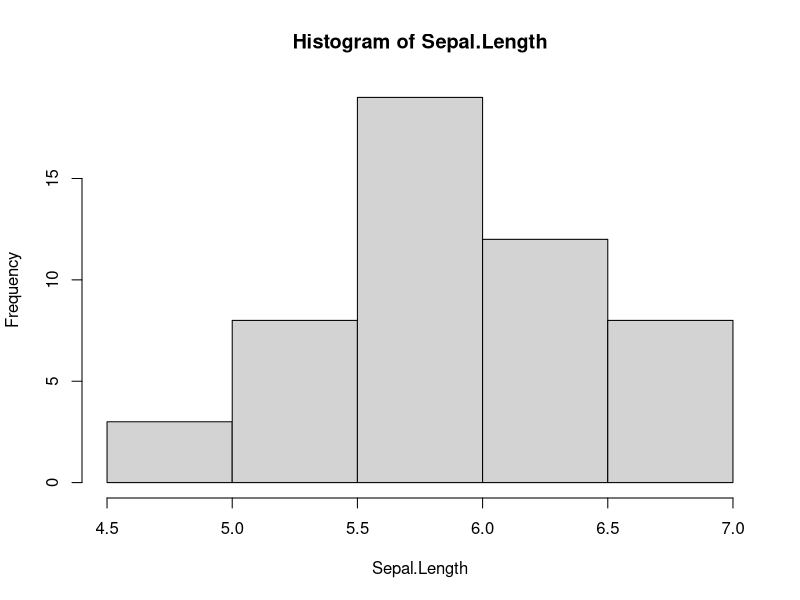

Source code (R):
## ---- chunk 1
library(data.table)
## ---- chunk 2
irisDT = data.table(iris)
## ---- chunk 3
irisDT[Species == "setosa", ]
## ---- chunk 4
irisDT[Petal.Width > 2, ]
## ---- chunk 5
irisDT[Petal.Width <= 0.3 & Sepal.Length > 5,]
## ---- chunk 6
irisDT[4, ]

irisDT[c(1, 4),]
## ---- chunk 7
irisDT[Species == "versicolor", mean(Sepal.Length)]
## ---- chunk 8
irisDT[Species == "versicolor", .(promedio = mean(Sepal.Length), mediana = median(Sepal.Length))]
## ---- chunk 9
irisDT[Species == "versicolor", format(1, scientific = TRUE)]
## ---- chunk 10
irisDT[Species == "versicolor", hist(Sepal.Length)]
## ---- chunk 11
irisDT[Species == "versicolor", modelo <<- lm(Sepal.Length ~ Petal.Width)]
## ---- chunk 12
summary(modelo)
## ---- chunk 13
irisDT[ , mean(Sepal.Length), by = Species]
## ---- chunk 14
irisDT[Sepal.Width >= 3, mean(Sepal.Length), by = Species]
## ---- chunk 15
irisDT[, mean(Sepal.Length), by = .(Species, petaloPequeno = Petal.Width < .3)]

## ---- chunk 16
irisDT[Petal.Width > 0.3, .N]

irisDT[, .N, by = Species]
## ---- chunk 17
irisDT[, .SD[1,], by = Species]
## ---- chunk 18
irisDT[, paste0("a_", .BY), by = as.character(Species)]
## ---- chunk 19
irisDT[, paste0("a_", .GRP), by = as.character(Species)]
## ---- chunk 20
irisDT[, uniqueN(Species)]

irisDT[Species == "setosa", .(originalSepal = Sepal.Length, 
                              shiftedSepalDown = shift(Sepal.Length, n = 1, type = "lag"),
                              shiftedSepalUp = shift(Sepal.Length, n = 1, type = "lead"))]

irisDT[Sepal.Length %between% c(5.1, 5.2)]

irisDT[Species %like% "v.*",]
## ---- chunk 21
irisDT[Sepal.Length < 5.5, 
       .N, 
       by = Species][, 
                     .(Species, 
                       N, 
                       proporcion = paste0(round(100*prop.table(N), 
                                                 2), 
                                           "%"))]

## ---- chunk 22
library(magrittr)

irisDT[Sepal.Length < 5.5, 
       .N, 
       by = Species] %>% 
  .[, .(Species,
       N,
       proporcion = paste0(round(100*prop.table(N),
                                 2),
                           "%"))]
